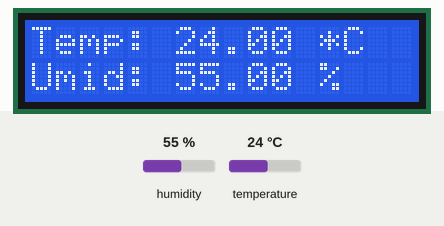
This sketch was run on a simulated ESP8266 (NodeMCU). Parts: 16×2 character LCD. The test bench sets the inputs (shaded band); at power-on: humidity 55 %, temperature 24 °C.

Above: at 1.2 s.
1.3 s: humidity set to 22 %
At 6.5 s:
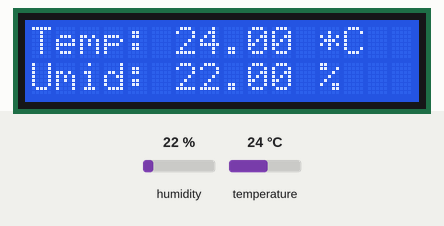
7.3 s: temperature set to 12 °C
At 10.5 s:
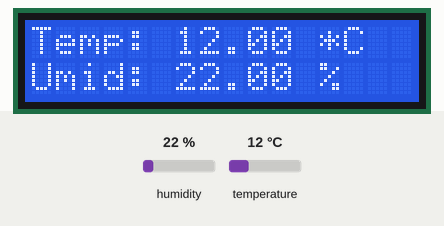
13.3 s: humidity set to 40 %
At 15.7 s:
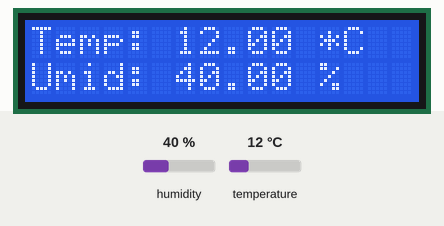
19.3 s: temperature set to 19 °C
At 21.0 s:
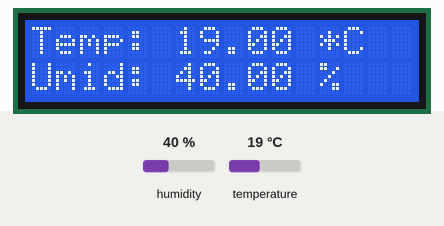
Timing chart, 0 to 22.5 s (numbered marks = the images above; inputs shaded):
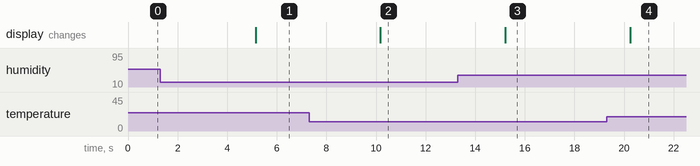

The sketch:

_Cod_LCD.ino
```cpp
//Código de sensor de temperatura DHT com LCD 16x2
//ESP32 ou ESP8266
//Projeto que lê a temperatura e umidade pelo sensor DTH22/11 do ambiente e exibe no display LCD 16x2

// ==Bibliotecas Utilizadas==
//LiquidCrystal: display LCD 16x2
#include <LiquidCrystal_I2C.h>
//DHT:  sensor de temperatura e umidade para ESPs
#include <DHTesp.h>

// ==Declaração de Variáveis==
//Váriaveis do sensor DHT contendo as leituras
float t; // Temperatura
float h; // Umidade

//Váriaveis do LCD contendo o número de colunas e linhas do display(16x2)
int lcdColumns = 16;
int lcdRows = 2;

// ==Instância de Objetos Incluídos==
//Instância do sensor DHT22/11
DHTesp dht;

//  Instância do LCD 16x2
// biblioteca nome_do_objeto(resoluçãoLCD, comprimento(colunas), largura(linhas))
LiquidCrystal_I2C lcd(0x27, lcdColumns, lcdRows);

//Início da programação
//Inicializando os periféricos
void setup()
{
  //Inicialização do LCD e set da luz de fundo
  lcd.init ();
  lcd.backlight();

  // Inicializando o sensor DHT
  // objeto.função_iniciar(Pino de entrada, DHTesp::versão_sensor);
   dht.setup(4, DHTesp::DHT22);
}

//Codificação propriamente dita
void loop()
{
  // Atribuindo a leitura do sensor como valor das variaveis
  h = dht.getHumidity();
  t = dht.getTemperature();

  // Limpar o LCD para a próxima leitura
  lcd.clear();

  // (nota: a linha 1 é a segunda linha, pois a contagem começa com 0):
  // defina o cursor para a coluna 0, linha 0
  lcd.setCursor(0, 0);

  //funções de exibição dos valores
  lcd.print("Temp: " + (String)t + " *C");//linha temperatura

  // defina o cursor para a coluna 0, linha 1
  lcd.setCursor(0, 1);

  //funções de exibição dos valores
  lcd.print("Umid: " + (String)h + " %");//linha umidade

  //tempo de espera para execução da próxima leitura
  delay(5000);
}
```

Measured:
- after the input at 1.3 s, the display: changes after 3.8 s (image 1)
- after the input at 7.3 s, the display: changes after 2.9 s (image 2)
- after the input at 13.3 s, the display: changes after 1.9 s (image 3)
- after the input at 19.3 s, the display: changes after 0.96 s (image 4)
